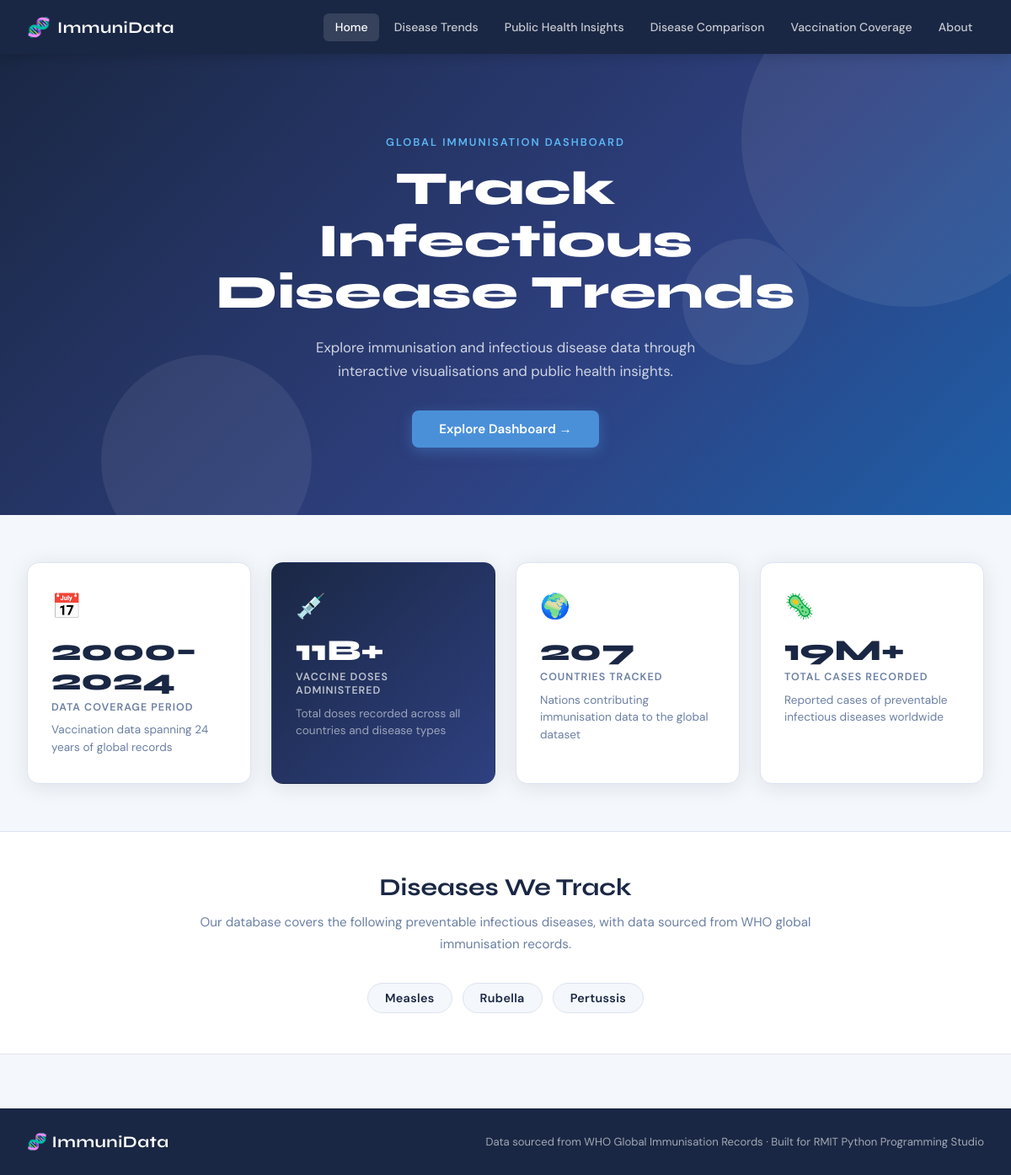
The page / on the database its author committed.
### tables this page shows
CREATE TABLE Infection_Type (id TEXT (3) PRIMARY KEY UNIQUE NOT NULL, description TEXT (10) NOT NULL);

### app.py (the view)
@app.route('/')
def landing():
    conn = get_db()
    cur = conn.cursor()
    cur.execute("SELECT MIN(year), MAX(year) FROM InfectionData")
    year_range = cur.fetchone()
    cur.execute("SELECT SUM(doses) FROM Vaccination")
    total_doses = cur.fetchone()[0]
    cur.execute("SELECT SUM(cases) FROM InfectionData")
    total_cases = cur.fetchone()[0]
    cur.execute("SELECT description FROM Infection_Type")
    diseases = [row[0] for row in cur.fetchall()]
    cur.execute("SELECT COUNT(DISTINCT country) FROM InfectionData")
    total_countries = cur.fetchone()[0]
    conn.close()
    return render_template('landing.html',
        year_min=year_range[0], year_max=year_range[1],
        total_doses=int(total_doses), total_cases=int(total_cases),
        diseases=diseases, total_countries=total_countries)

### app.py (called while the page is built)
def get_db():
    conn = sqlite3.connect(DB_PATH)
    conn.row_factory = sqlite3.Row
    return conn

### templates/landing.html (shortened to what this page needs)
<!DOCTYPE html>
<html lang="en">
<head>
    <link rel="stylesheet" href="{{ url_for('static', filename='style.css') }}">
</head>
<body>
    <nav class="navbar">
        <div class="nav-inner">
            <div class="nav-logo">
                <span class="logo-icon">🧬</span>
                <span class="logo-text">ImmuniData</span>
            </div>
            <ul class="nav-links">
                <li><a href="/" class="active">Home</a></li>
                <li><a href="/above-average">Disease Trends</a></li>
                <li><a href="/mission">Public Health Insights</a></li>
                <li><a href="/infection-by-economy">Disease Comparison</a></li>
                <li><a href="/vaccination-rates">Vaccination Coverage</a></li>
                <li><a href="/mission">About</a></li>
            </ul>
        </div>
    </nav>
    <section class="hero">
        <div class="hero-content">
            <p class="hero-label">Global Immunisation Dashboard</p>
            <h1 class="hero-title">Track Infectious<br>Disease Trends</h1>
            <p class="hero-sub">Explore immunisation and infectious disease data through interactive visualisations and public health insights.</p>
            <a href="/vaccination-rates" class="btn-primary">Explore Dashboard →</a>
        </div>
        <div class="hero-bg-shapes">
            <div class="shape shape-1"></div>
            <div class="shape shape-2"></div>
            <div class="shape shape-3"></div>
        </div>
    </section>
    <section class="kpi-section">
        <div class="kpi-grid">
            <div class="kpi-card">
                <div class="kpi-icon">📅</div>
                <div class="kpi-value">{{ year_min }}–{{ year_max }}</div>
                <div class="kpi-label">Data Coverage Period</div>
                <div class="kpi-desc">Vaccination data spanning {{ year_max - year_min }} years of global records</div>
            </div>
            <div class="kpi-card highlight">
                <div class="kpi-icon">💉</div>
                <div class="kpi-value">{{ "{:,.0f}".format(total_doses / 1_000_000_000) }}B+</div>
                <div class="kpi-label">Vaccine Doses Administered</div>
                <div class="kpi-desc">Total doses recorded across all countries and disease types</div>
            </div>
            <div class="kpi-card">
                <div class="kpi-icon">🌍</div>
                <div class="kpi-value">{{ total_countries }}</div>
                <div class="kpi-label">Countries Tracked</div>
                <div class="kpi-desc">Nations contributing immunisation data to the global dataset</div>
            </div>
            <div class="kpi-card">
                <div class="kpi-icon">🦠</div>
                <div class="kpi-value">{{ "{:,.0f}".format(total_cases / 1_000_000) }}M+</div>
                <div class="kpi-label">Total Cases Recorded</div>
                <div class="kpi-desc">Reported cases of preventable infectious diseases worldwide</div>
            </div>
        </div>
    </section>
    <section class="diseases-section">
        <div class="section-inner">
            <h2 class="section-title">Diseases We Track</h2>
            <p class="section-sub">Our database covers the following preventable infectious diseases, with data sourced from WHO global immunisation records.</p>
            <div class="disease-tags">
                {% for disease in diseases %}
                <span class="disease-tag">{{ disease }}</span>
                {% endfor %}
            </div>
        </div>
    </section>
    <footer class="footer">
        <div class="footer-inner">
            <span class="logo-text">🧬 ImmuniData</span>
            <p>Data sourced from WHO Global Immunisation Records · Built for RMIT Python Programming Studio</p>
        </div>
    </footer>
</body>
</html>

### rows shown on the page
Infection_Type: description "Measles"
Infection_Type: description "Rubella"
Infection_Type: description "Pertussis"

### other values the page prints
{{ year_min }} "2000"
{{ year_max }} "2024"
{{ year_max - year_min }} "24"
{{ "{:,.0f}".format(total_doses / 1_000_000_000) }} "11"
{{ total_countries }} "207"
{{ "{:,.0f}".format(total_cases / 1_000_000) }} "19"
